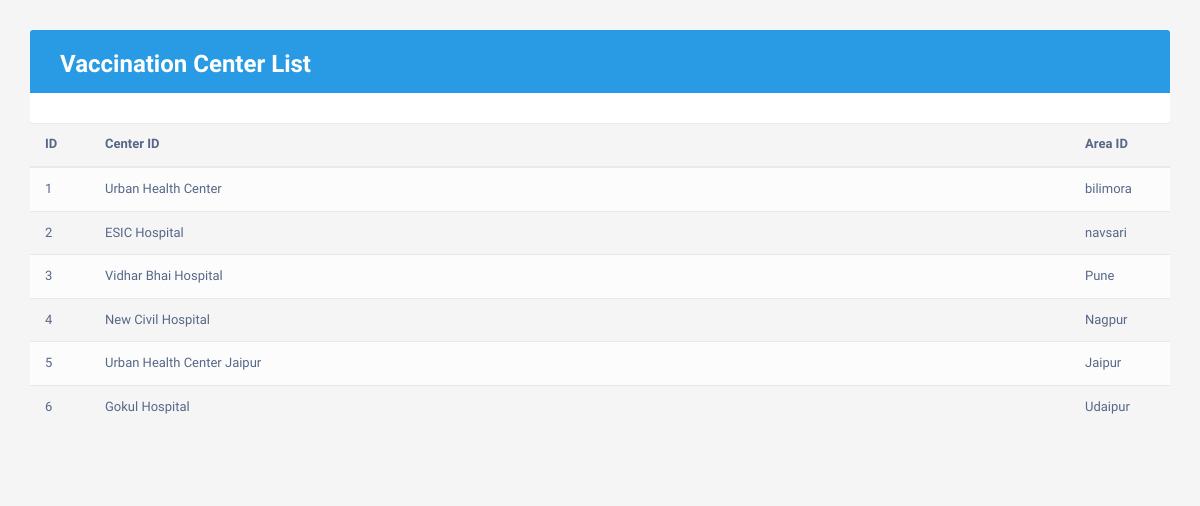
Page /Adminlogin/vaccinationcenter.php on the committed database.
### tables this page shows
CREATE TABLE `vaccination_centre` (
  `ID` int(11) NOT NULL,
  `Centre_Name` varchar(255) NOT NULL,
  `Area_ID` int(255) NOT NULL
);

CREATE TABLE `city` (
  `City_ID` int(11) NOT NULL,
  `City_Name` varchar(255) NOT NULL,
  `State_ID` int(11) NOT NULL
);

### Adminlogin/vaccinationcenter.php (the view, shortened to what this page needs)
<!DOCTYPE html>
<?php
include ("connect.php");
$query = "SELECT * FROM `vaccination_centre`";
  $res= $con->query($query);
?>
<html>
<head>
<link rel="stylesheet" href="https://maxcdn.bootstrapcdn.com/font-awesome/4.7.0/css/font-awesome.min.css">
<link rel="stylesheet" href="https://maxcdn.bootstrapcdn.com/bootstrap/3.3.7/css/bootstrap.min.css">
</head>
<body>
<div class="container">
    <div class="table-responsive">
        <div class="table-wrapper">
            <div class="table-title">
                <div class="row">
                    <div class="col-xs-5">
                        <h2> <b>Vaccination Center List</b></h2>
						</div>
                    </div>
                </div>
            </div>
            <table class="table table-striped table-hover">
                <thead>
                    <tr>
                        <th>ID</th>
                        <th>Center ID</th>
                        <th>Area ID</th>
                    </tr>
                </thead>
                <body>
 <?php
 $i = 1;
            while ($row=$res->fetch_object())
  {
    ?>
           <tr>
                        <td><?php echo $i++ ?></td>
                        <td><?php echo $row->Centre_Name;?></td>
                        <td>
						<?php
                            $query2 = "SELECT * FROM `city` WHERE `City_ID` = $row->Area_ID";
                            $res2= $con->query($query2);
                            $row2=$res2->fetch_object();
                            if($row2 != null) {
                            echo $row2->City_Name;
                        }
                         ?></td>
                    </tr>
                <?php } ?>
            </table>
        </div>
    </div>
</body>
</html>

### Adminlogin/vaccinationcenter.php (style rules this page uses)
body { color: #566787; background: #f5f5f5; font-family: 'Varela Round', sans-serif; font-size: 13px; }
.table-responsive { margin: 30px 0; }
.table-wrapper { min-width: 1000px; background: #fff; padding: 20px 25px; border-radius: 3px; box-shadow: 0 1px 1px rgba(0,0,0,.05); }
.table-title { padding-bottom: 15px; background: #299be4; color: #fff; padding: 16px 30px; margin: -20px -25px 10px; border-radius: 3px 3px 0 0; }
.table-title h2 { margin: 5px 0 0; font-size: 24px; }
table.table tr th, table.table tr td { border-color: #e9e9e9; padding: 12px 15px; vertical-align: middle; }
table.table tr th:first-child { width: 60px; }
table.table tr th:last-child { width: 100px; }
table.table-striped tbody tr:nth-of-type(odd) { background-color: #fcfcfc; }

### rows in the picture
vaccination_centre: Centre_Name "Urban Health Center", Area_ID.City_Name "bilimora"
vaccination_centre: Centre_Name "ESIC Hospital", Area_ID.City_Name "navsari"
vaccination_centre: Centre_Name "Vidhar Bhai Hospital", Area_ID.City_Name "Pune"
vaccination_centre: Centre_Name "New Civil Hospital", Area_ID.City_Name "Nagpur"
vaccination_centre: Centre_Name "Urban Health Center Jaipur", Area_ID.City_Name "Jaipur"
vaccination_centre: Centre_Name "Gokul Hospital", Area_ID.City_Name "Udaipur"
